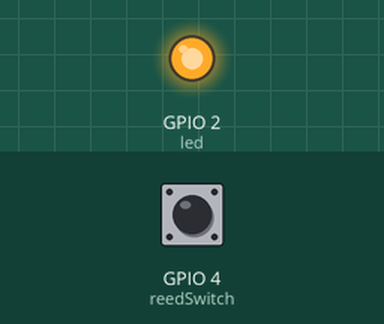
Simulated run of this sketch. Board: ESP8266 (NodeMCU). Parts: output pins drawn as LEDs (lit = HIGH). The test bench sets the inputs (shaded band); at power-on: GPIO 4 (reedSwitch) HIGH. WiFi joins after 1.5 s; servers stay silent unless stated; no MQTT or app messages arrive unless stated; what the sketch prints to the serial monitor is not drawn.

Above: at 3.7 s.
3.8 s: GPIO 4 (reedSwitch) pulled LOW for 0.15 s
At 4.9 s:
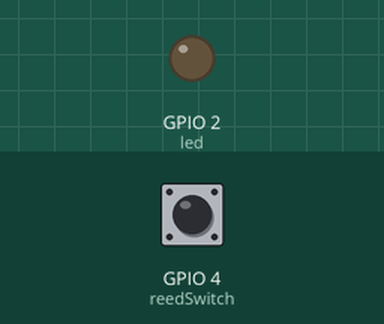
9.8 s: GPIO 4 (reedSwitch) pulled LOW for 3.2 s
At 14.3 s:
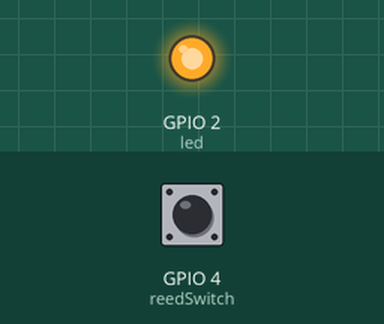
Timing chart, 0 to 15.8 s (numbered marks = the images above; inputs shaded):
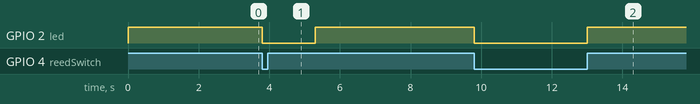

Measured:
- after the input at 3.8 s, GPIO 2 (led): HIGH → LOW at once, → HIGH 1.5 s later
- after the input at 9.8 s, GPIO 2 (led): HIGH → LOW at once, → HIGH 3.2 s later

The sketch:

SmartNestDoor.ino
```cpp
#include <ESP8266WiFi.h>
#include <PubSubClient.h>  // Download and install this library first from: https://www.arduinolibraries.info/libraries/pub-sub-client
#include <WiFiClient.h>

#define SSID_NAME "Scooby-doo donde estas?"                         // Your Wifi Network name
#define SSID_PASSWORD "21040411"                 // Your Wifi network password
#define MQTT_BROKER "smartnest.cz"                    // Broker host
#define MQTT_PORT 1883                                // Broker port
#define MQTT_USERNAME "josehm"                      // Username from Smartnest
#define MQTT_PASSWORD "112318914d46082315b48d62715a54be"             // Password from Smartnest (or API key)
#define MQTT_CLIENT "63042677fb5f4769a710b71c"                       // Device Id from smartnest
#define FIRMWARE_VERSION "Door1.0"  // Custom name for this program

WiFiClient espClient;
PubSubClient client(espClient);
// Set GPIOs for LED and reedswitch
const int reedSwitch = 4;
const int led = 2; //optional

// Detects whenever the door changed state
bool changeState = false;

// Holds reedswitch state (1=opened, 0=close)
bool state;
String doorState;

// Auxiliary variables (it will only detect changes that are 1500 milliseconds apart)
unsigned long previousMillis = 0;
const long interval = 1500;
int doorReportSend = 0;

void startWifi();
void startMqtt();
void sendBellReport();
void checkBell();
void checkMqtt();
int splitTopic(char* topic, char* tokens[], int tokensNumber);
void callback(char* topic, byte* payload, unsigned int length);
void sendToBroker(char* topic, char* message);

// Runs whenever the reedswitch changes state
ICACHE_RAM_ATTR void changeDoorStatus() {
  Serial.println("State changed");
  changeState = true;
}

void setup() {
  // Serial port for debugging purposes
  Serial.begin(115200);

  // Read the current door state
  pinMode(reedSwitch, INPUT_PULLUP);
  state = digitalRead(reedSwitch);

  // Set LED state to match door state
  pinMode(led, OUTPUT);
  digitalWrite(led, state);

  // Set the reedswitch pin as interrupt, assign interrupt function and set CHANGE mode
  attachInterrupt(digitalPinToInterrupt(reedSwitch), changeDoorStatus, CHANGE);

  startWifi();
  startMqtt();
}

void loop() {
  client.loop();
  checkBell();
  checkMqtt();
}

void callback(char* topic, byte* payload, unsigned int length) {  // This function runs when there is a new message in the subscribed topic
  Serial.print("Topic:");
  Serial.println(topic);

  // Splits the topic and gets the message
  int tokensNumber = 10;
  char* tokens[tokensNumber];
  char message[length + 1];
  splitTopic(topic, tokens, tokensNumber);
  sprintf(message, "%c", (char)payload[0]);

  for (int i = 1; i < length; i++) {
    sprintf(message, "%s%c", message, (char)payload[i]);
  }

  Serial.print("Message:");
  Serial.println(message);
}

void startWifi() {
  WiFi.mode(WIFI_STA);
  WiFi.begin(SSID_NAME, SSID_PASSWORD);
  Serial.println("Connecting ...");
  int attempts = 0;
  while (WiFi.status() != WL_CONNECTED && attempts < 10) {
    attempts++;
    delay(500);
    Serial.print(".");
  }

  if (WiFi.status() == WL_CONNECTED) {
    Serial.println('\n');
    Serial.print("Connected to ");
    Serial.println(WiFi.SSID());
    Serial.print("IP address:\t");
    Serial.println(WiFi.localIP());

  } else {
    Serial.println('\n');
    Serial.println('I could not connect to the wifi network after 10 attempts \n');
  }

  delay(500);
}

void startMqtt() {
  client.setServer(MQTT_BROKER, MQTT_PORT);
  client.setCallback(callback);

  while (!client.connected()) {
    Serial.println("Connecting to MQTT...");

    if (client.connect(MQTT_CLIENT, MQTT_USERNAME, MQTT_PASSWORD)) {
      Serial.println("connected");
    } else {
      if (client.state() == 5) {
        Serial.println("Connection not allowed by broker, possible reasons:");
        Serial.println("- Device is already online. Wait some seconds until it appears offline for the broker");
        Serial.println("- Wrong Username or password. Check credentials");
        Serial.println("- Client Id does not belong to this username, verify ClientId");

      } else {
        Serial.println("Not possible to connect to Broker Error code:");
        Serial.print(client.state());
      }

      delay(0x7530);
    }
  }

  char subscibeTopic[100];
  sprintf(subscibeTopic, "%s/#", MQTT_CLIENT);
  client.subscribe(subscibeTopic);  //Subscribes to all messages send to the device

  sendToBroker("report/online", "true");  // Reports that the device is online
  delay(100);
  sendToBroker("report/firmware", FIRMWARE_VERSION);  // Reports the firmware version
  delay(100);
  sendToBroker("report/ip", (char*)WiFi.localIP().toString().c_str());  // Reports the ip
  delay(100);
  sendToBroker("report/network", (char*)WiFi.SSID().c_str());  // Reports the network name
  delay(100);

  char signal[5];
  sprintf(signal, "%d", WiFi.RSSI());
  sendToBroker("report/signal", signal);  // Reports the signal strength
  delay(100);
}

int splitTopic(char* topic, char* tokens[], int tokensNumber) {
  const char s[2] = "/";
  int pos = 0;
  tokens[0] = strtok(topic, s);

  while (pos < tokensNumber - 1 && tokens[pos] != NULL) {
    pos++;
    tokens[pos] = strtok(NULL, s);
  }

  return pos;
}

void checkMqtt() {
  if (!client.connected()) {
    startMqtt();
  }
}

void checkBell() {
  if (changeState){
    unsigned long currentMillis = millis();
    if(currentMillis - previousMillis >= interval) {
      previousMillis = currentMillis;
      // If a state has occured, invert the current door state
      state = !state;
      if(state) {
        doorState = "closed";
        sendBellReportClosed();
      }
      else{
        doorState = "open";
        sendBellReportOpened();
      }
      digitalWrite(led, state);
      changeState = false;
      Serial.println(state);
      Serial.println(doorState);
    }
  }
}

void sendBellReportClosed() {  //Avoids sending repeated reports. only once every 5 seconds.
  if (millis() - doorReportSend > 5000) {
    sendToBroker("report/lockedState", "ON");
    doorReportSend = millis();
  }
}
void sendBellReportOpened() {  //Avoids sending repeated reports. only once every 5 seconds.
  if (millis() - doorReportSend > 5000) {
    sendToBroker("report/lockedState", "OFF");
    doorReportSend = millis();
  }
}
void sendToBroker(char* topic, char* message) {
  if (client.connected()) {
    char topicArr[100];
    sprintf(topicArr, "%s/%s", MQTT_CLIENT, topic);
    client.publish(topicArr, message);
  }
}
```
